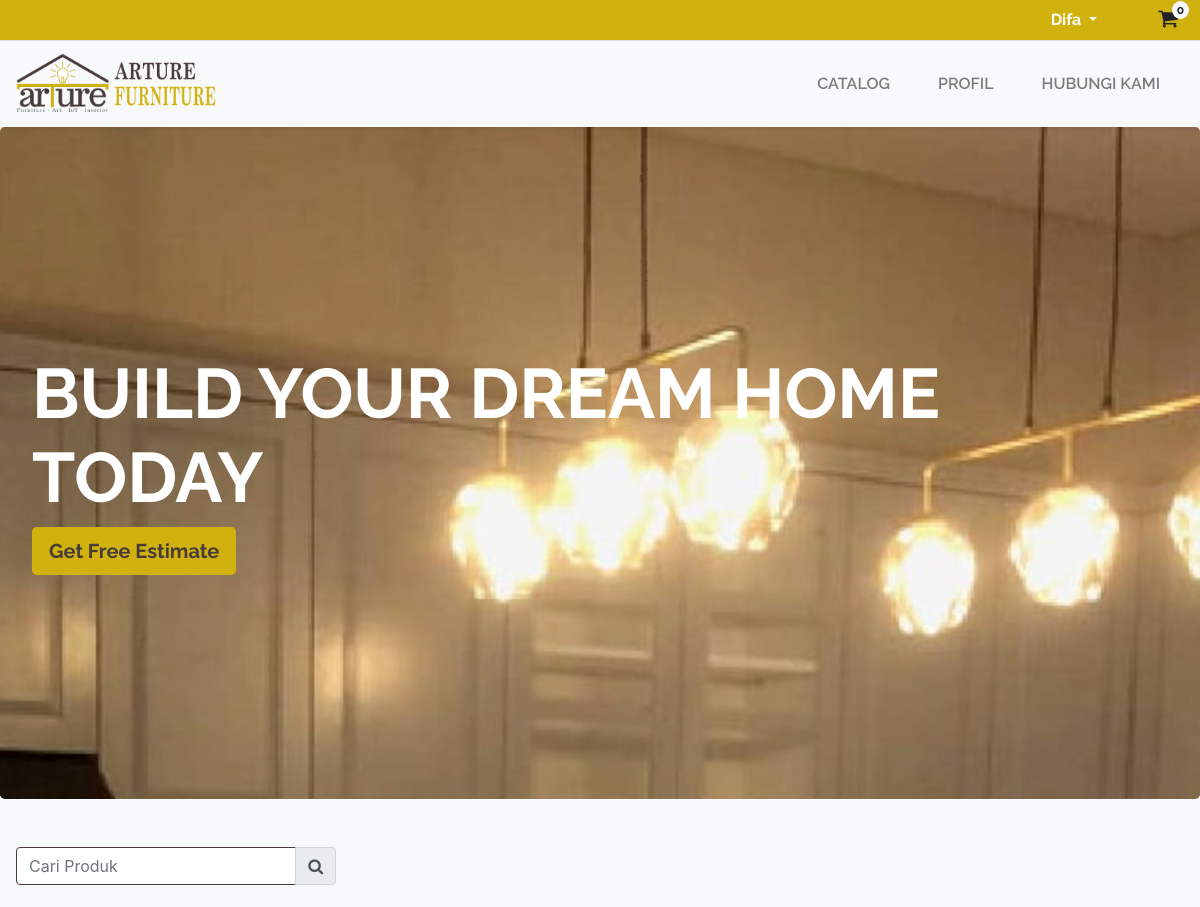
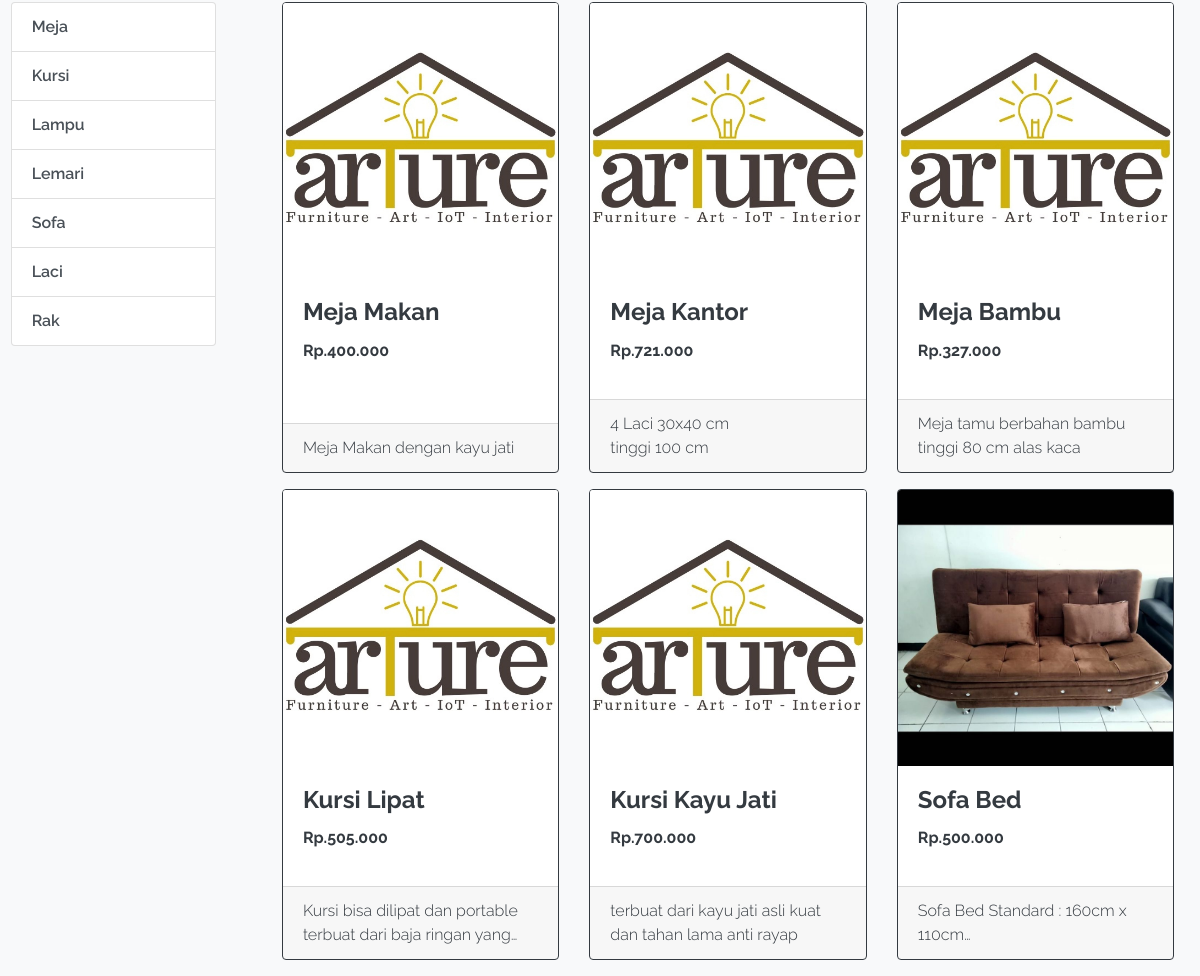
/ (signed in), run on the app's committed database (2 pictures, top to bottom).
### tables this page shows
CREATE TABLE `kategori` (
  `id_kategori` int(11) NOT NULL,
  `kategori` text NOT NULL
);

CREATE TABLE `produk` (
  `id_produk` int(11) NOT NULL,
  `id_kategori` int(11) NOT NULL,
  `nama_produk` text NOT NULL,
  `harga_produk` text NOT NULL,
  `deskripsi` text NOT NULL,
  `gambar` text DEFAULT 'default.png',
  `tersedia` tinyint(1) NOT NULL DEFAULT 1
);

### app/database.php (called while the page is built, shortened)
<?php
class database
{
    var $hostname = "localhost";
    var $username = "root";
    var $password = "";
    var $db = "arture_furniture";
    function __construct()
    {
        $this->koneksi = mysqli_connect($this->hostname, $this->username, $this->password, $this->db);
    }
    function intToRupiah($angka)
    {
        $hasil_rupiah = "Rp." . number_format($angka, 0, ',', '.');
        return $hasil_rupiah;
    }
    function getDataProduk()
    {
        $query = "SELECT * from produk p inner join kategori k on p.id_kategori=k.id_kategori where tersedia='1' ORDER by p.id_produk;";
        $dataProduk = mysqli_query($this->koneksi, $query);
        if ($dataProduk) {
            if (mysqli_num_rows($dataProduk) > 0) {
                return $dataProduk;
            } else {
                return false;
            }
        } else {
            return false;
        }
    }
    function getDataKategori()
    {
        $query = "SELECT * from kategori";
        $dataKategori = mysqli_query($this->koneksi, $query);
        if ($dataKategori) {
            if (mysqli_num_rows($dataKategori) > 0) {
                return $dataKategori;
            } else {
                return false;
            }
        } else {
            return false;
        }
    }
}

### pages/klien/home.php (the view, shortened to what this page needs)
<?php
include $_SERVER['DOCUMENT_ROOT'] . '/pages/parts/navbars/klien-navbar.php';
$dataProduk = $db->getDataProduk();
$dataKategori = $db->getDataKategori();
?>
<div>
  <div class="jumbotron">
    <div class="spaces">
      <strong>
        <h1 id="quote">BUILD YOUR DREAM HOME TODAY</h1>
      </strong>
      <p class="lead">
        <a class="btn bg-emas-arture btn-lg" href="#" role="button"><strong>Get Free Estimate</strong></a>
      </p>
    </div>
  </div>
  <section id="catalog">
    <div class="mb-4 w-100 d-flex align-content-end bg-light">
      <form action="" method="get">
        <div class="input-group cariProduk-input-grup mt-3 ml-3 mr-3">
          <input type="search" class="form-control border-arture-coklat" name="cari" id="cariProduk" aria-label="Searching" placeholder="Cari Produk">
          <div class="input-group-append">
            <button type="submit" class="input-group-text btn"><i class="fa fa-search" aria-hidden="true"></i></button>
          </div>
        </div>
      </form>
    </div>
    <div class="row">
      <div class="d-none d-lg-block col-lg-2 p-0 mx-auto">
        <div class="list-group">
          <?php
          if ($dataKategori == false) {
          ?>
            <tr>
              <td>
                <div class="alert alert-danger">KATEGORI BELUM TERSEDIA, HARAP PERIKSA KEMBALI NANTI!</div>
              </td>
            </tr>
            <?php
          } else {
            while ($x = mysqli_fetch_array($dataKategori)) {
            ?>
              <a href="/?kategori=<?= $x['kategori'] ?>#catalog" class="list-group-item list-group-item-action"><?= $x['kategori'] ?></a>
          <?php
            }
          }
          ?>
        </div>
      </div>
      <div class="col-lg-9 col-md-12 col-sm-12 mx-auto">
        <div class="row">
          <?php
          if (isset($_GET['cari']) && $dataProduk == false) {
          ?>
            <tr>
              <td>
                <div class="alert alert-danger w-100 text-center"><i class="fa fa-frown-o fa-2x" aria-hidden="true"></i>
                  MAAF, PRODUK YANG ANDA CARI SAAT INI BELUM TERSEDIA.</div>
              </td>
            </tr>
            <?php
          } else {
            while ($x = mysqli_fetch_array($dataProduk)) {
            ?>
              <div class="col-lg-4 col-md-4 col-sm-6 mb-3">
                <a class="text-decoration-none text-dark" href="/?page=produk&produk=<?= $x['id_produk'] ?>">
                  <div class="card h-100 border-dark">
                    <img src="/assets/produk/<?= $x['gambar'] ?>" class="card-img-top" alt="<?= $x['nama_produk'] ?>">
                    <div class="card-body">
                      <h4 class="card-title font-weight-bold"><?= $x['nama_produk'] ?></h4>
                      <p class="font-weight-bold"><?= $db->intToRupiah($x['harga_produk']) ?></p>
                    </div>
                    <div class="card-footer">
                      <p class="card-text"><?= $x['deskripsi'] ?></p>
                    </div>
                  </div>
                </a>
              </div>
          <?php
            }
          }
          ?>
        </div>
      </div>
    </div>
  </section>
</div>

### data on the page
kategori: kategori "Meja"
kategori: kategori "Kursi"
kategori: kategori "Lampu"
kategori: kategori "Lemari"
kategori: kategori "Sofa"
kategori: kategori "Laci"
kategori: kategori "Rak"
produk: gambar (placeholder picture), nama_produk "Meja Makan", harga_produk "Rp.400.000", deskripsi "Meja Makan dengan kayu jati"
produk: gambar (placeholder picture), nama_produk "Meja Kantor", harga_produk "Rp.721.000", deskripsi "4 Laci 30x40 cm tinggi 100 cm"
produk: gambar (placeholder picture), nama_produk "Meja Bambu", harga_produk "Rp.327.000", deskripsi "Meja tamu berbahan bambu tinggi 80 cm alas kaca"
produk: gambar (placeholder picture), nama_produk "Kursi Lipat", harga_produk "Rp.505.000", deskripsi "Kursi bisa dilipat dan portable terbuat dari baja ringan…"
produk: gambar (placeholder picture), nama_produk "Kursi Kayu Jati", harga_produk "Rp.700.000", deskripsi "terbuat dari kayu jati asli kuat dan tahan lama anti rayap"
produk: gambar (picture), nama_produk "Sofa Bed", harga_produk "Rp.500.000", deskripsi "Sofa Bed Standard : 160cm x 110cm"

### other printed values
$_SESSION['nama'] "Difa"
